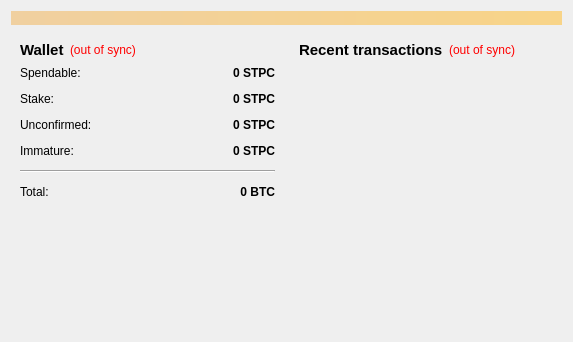
<?xml version="1.0" encoding="UTF-8"?>
<ui version="4.0">
 <class>OverviewPage</class>
 <widget class="QWidget" name="OverviewPage">
  <property name="geometry">
   <rect>
    <x>0</x>
    <y>0</y>
    <width>573</width>
    <height>342</height>
   </rect>
  </property>
  <property name="windowTitle">
   <string>Form</string>
  </property>
  <layout class="QVBoxLayout" name="topLayout">
   <item>
    <widget class="QLabel" name="labelAlerts">
     <property name="visible">
      <bool>false</bool>
     </property>
     <property name="styleSheet">
      <string notr="true">background-color: qlineargradient(x1: 0, y1: 0, x2: 1, y2: 0, stop:0 #F0D0A0, stop:1 #F8D488);  color:#000000
</string>
     </property>
     <property name="wordWrap">
      <bool>true</bool>
     </property>
     <property name="margin">
      <number>3</number>
     </property>
    </widget>
   </item>
   <item>
    <layout class="QHBoxLayout" name="horizontalLayout" stretch="1,1">
     <item>
      <layout class="QVBoxLayout" name="verticalLayout_2">
       <item>
        <widget class="QWidget" name="widget" native="true">
         <layout class="QVBoxLayout" name="verticalLayout_4">
          <item>
           <layout class="QHBoxLayout" name="horizontalLayout_4">
            <item>
             <widget class="QLabel" name="label_5">
              <property name="font">
               <font>
                <pointsize>11</pointsize>
                <weight>75</weight>
                <bold>true</bold>
               </font>
              </property>
              <property name="text">
               <string>Wallet</string>
              </property>
             </widget>
            </item>
            <item>
             <widget class="QLabel" name="labelWalletStatus">
              <property name="toolTip">
               <string>The displayed information may be out of date. Your wallet automatically synchronizes with the Stepcoin network after a connection is established, but this process has not completed yet.</string>
              </property>
              <property name="styleSheet">
               <string notr="true">QLabel { color: red; }</string>
              </property>
              <property name="text">
               <string notr="true">(out of sync)</string>
              </property>
              <property name="alignment">
               <set>Qt::AlignLeading|Qt::AlignLeft|Qt::AlignVCenter</set>
              </property>
             </widget>
            </item>
            <item>
             <spacer name="horizontalSpacer_2">
              <property name="orientation">
               <enum>Qt::Horizontal</enum>
              </property>
              <property name="sizeHint" stdset="0">
               <size>
                <width>40</width>
                <height>20</height>
               </size>
              </property>
             </spacer>
            </item>
           </layout>
          </item>
          <item>
           <layout class="QFormLayout" name="formLayout_2">
            <property name="fieldGrowthPolicy">
             <enum>QFormLayout::AllNonFixedFieldsGrow</enum>
            </property>
            <property name="horizontalSpacing">
             <number>12</number>
            </property>
            <property name="verticalSpacing">
             <number>12</number>
            </property>
            <item row="0" column="0">
             <widget class="QLabel" name="label">
              <property name="text">
               <string>Spendable:</string>
              </property>
             </widget>
            </item>
            <item row="0" column="1">
             <widget class="QLabel" name="labelBalance">
              <property name="font">
               <font>
                <weight>75</weight>
                <bold>true</bold>
               </font>
              </property>
              <property name="cursor">
               <cursorShape>IBeamCursor</cursorShape>
              </property>
              <property name="toolTip">
               <string>Your current spendable balance</string>
              </property>
              <property name="text">
               <string notr="true">0 STPC</string>
              </property>
              <property name="alignment">
               <set>Qt::AlignRight|Qt::AlignTrailing|Qt::AlignVCenter</set>
              </property>
              <property name="textInteractionFlags">
               <set>Qt::LinksAccessibleByMouse|Qt::TextSelectableByKeyboard|Qt::TextSelectableByMouse</set>
              </property>
             </widget>
            </item>
            <item row="1" column="0">
             <widget class="QLabel" name="label_6">
              <property name="text">
               <string>Stake:</string>
              </property>
             </widget>
            </item>
            <item row="1" column="1">
             <widget class="QLabel" name="labelStake">
              <property name="font">
               <font>
                <weight>75</weight>
                <bold>true</bold>
               </font>
              </property>
              <property name="cursor">
               <cursorShape>IBeamCursor</cursorShape>
              </property>
              <property name="toolTip">
               <string>Total of coins that was staked, and do not yet count toward the current balance</string>
              </property>
              <property name="text">
               <string notr="true">0 STPC</string>
              </property>
              <property name="alignment">
               <set>Qt::AlignRight|Qt::AlignTrailing|Qt::AlignVCenter</set>
              </property>
              <property name="textInteractionFlags">
               <set>Qt::LinksAccessibleByMouse|Qt::TextSelectableByKeyboard|Qt::TextSelectableByMouse</set>
              </property>
             </widget>
            </item>
            <item row="2" column="0">
             <widget class="QLabel" name="label_3">
              <property name="text">
               <string>Unconfirmed:</string>
              </property>
             </widget>
            </item>
            <item row="2" column="1">
             <widget class="QLabel" name="labelUnconfirmed">
              <property name="font">
               <font>
                <weight>75</weight>
                <bold>true</bold>
               </font>
              </property>
              <property name="cursor">
               <cursorShape>IBeamCursor</cursorShape>
              </property>
              <property name="toolTip">
               <string>Total of transactions that have yet to be confirmed, and do not yet count toward the current balance</string>
              </property>
              <property name="text">
               <string notr="true">0 STPC</string>
              </property>
              <property name="alignment">
               <set>Qt::AlignRight|Qt::AlignTrailing|Qt::AlignVCenter</set>
              </property>
              <property name="textInteractionFlags">
               <set>Qt::LinksAccessibleByMouse|Qt::TextSelectableByKeyboard|Qt::TextSelectableByMouse</set>
              </property>
             </widget>
            </item>
            <item row="3" column="0">
             <widget class="QLabel" name="labelImmatureText">
              <property name="text">
               <string>Immature:</string>
              </property>
             </widget>
            </item>
            <item row="3" column="1">
             <widget class="QLabel" name="labelImmature">
              <property name="font">
               <font>
                <weight>75</weight>
                <bold>true</bold>
               </font>
              </property>
              <property name="toolTip">
               <string>Mined balance that has not yet matured</string>
              </property>
              <property name="text">
               <string notr="true">0 STPC</string>
              </property>
              <property name="alignment">
               <set>Qt::AlignRight|Qt::AlignTrailing|Qt::AlignVCenter</set>
              </property>
              <property name="textInteractionFlags">
               <set>Qt::LinksAccessibleByMouse|Qt::TextSelectableByKeyboard|Qt::TextSelectableByMouse</set>
              </property>
             </widget>
            </item>
            <item row="4" column="0" colspan="2">
             <widget class="Line" name="line">
              <property name="orientation">
               <enum>Qt::Horizontal</enum>
              </property>
             </widget>
            </item>
            <item row="5" column="0">
             <widget class="QLabel" name="labelTotalText">
              <property name="text">
               <string>Total:</string>
              </property>
             </widget>
            </item>
            <item row="5" column="1">
             <widget class="QLabel" name="labelTotal">
              <property name="font">
               <font>
                <weight>75</weight>
                <bold>true</bold>
               </font>
              </property>
              <property name="cursor">
               <cursorShape>IBeamCursor</cursorShape>
              </property>
              <property name="toolTip">
               <string>Your current total balance</string>
              </property>
              <property name="text">
               <string notr="true">0 BTC</string>
              </property>
              <property name="alignment">
               <set>Qt::AlignRight|Qt::AlignTrailing|Qt::AlignVCenter</set>
              </property>
              <property name="textInteractionFlags">
               <set>Qt::LinksAccessibleByMouse|Qt::TextSelectableByKeyboard|Qt::TextSelectableByMouse</set>
              </property>
             </widget>
            </item>
           </layout>
          </item>
         </layout>
        </widget>
       </item>
       <item>
        <spacer name="verticalSpacer">
         <property name="orientation">
          <enum>Qt::Vertical</enum>
         </property>
         <property name="sizeHint" stdset="0">
          <size>
           <width>20</width>
           <height>40</height>
          </size>
         </property>
        </spacer>
       </item>
      </layout>
     </item>
     <item>
      <layout class="QVBoxLayout" name="verticalLayout_3">
       <item>
        <widget class="QWidget" name="widget_2" native="true">
         <layout class="QVBoxLayout" name="verticalLayout">
          <item>
           <layout class="QHBoxLayout" name="horizontalLayout_2">
            <item>
             <widget class="QLabel" name="label_4">
              <property name="font">
               <font>
                <pointsize>11</pointsize>
                <weight>75</weight>
                <bold>true</bold>
               </font>
              </property>
              <property name="text">
               <string>&lt;b&gt;Recent transactions&lt;/b&gt;</string>
              </property>
             </widget>
            </item>
            <item>
             <widget class="QLabel" name="labelTransactionsStatus">
              <property name="toolTip">
               <string>The displayed information may be out of date. Your wallet automatically synchronizes with the Stepcoin network after a connection is established, but this process has not completed yet.</string>
              </property>
              <property name="styleSheet">
               <string notr="true">QLabel { color: red; }</string>
              </property>
              <property name="text">
               <string notr="true">(out of sync)</string>
              </property>
              <property name="alignment">
               <set>Qt::AlignRight|Qt::AlignTrailing|Qt::AlignVCenter</set>
              </property>
             </widget>
            </item>
            <item>
             <spacer name="horizontalSpacer">
              <property name="orientation">
               <enum>Qt::Horizontal</enum>
              </property>
              <property name="sizeHint" stdset="0">
               <size>
                <width>40</width>
                <height>20</height>
               </size>
              </property>
             </spacer>
            </item>
           </layout>
          </item>
          <item>
           <widget class="QListView" name="listTransactions">
            <property name="styleSheet">
             <string notr="true">QListView { background: transparent; }</string>
            </property>
            <property name="frameShape">
             <enum>QFrame::NoFrame</enum>
            </property>
            <property name="verticalScrollBarPolicy">
             <enum>Qt::ScrollBarAlwaysOff</enum>
            </property>
            <property name="horizontalScrollBarPolicy">
             <enum>Qt::ScrollBarAlwaysOff</enum>
            </property>
            <property name="selectionMode">
             <enum>QAbstractItemView::NoSelection</enum>
            </property>
           </widget>
          </item>
         </layout>
        </widget>
       </item>
      </layout>
     </item>
    </layout>
   </item>
  </layout>
 </widget>
 <resources/>
 <connections/>
</ui>
